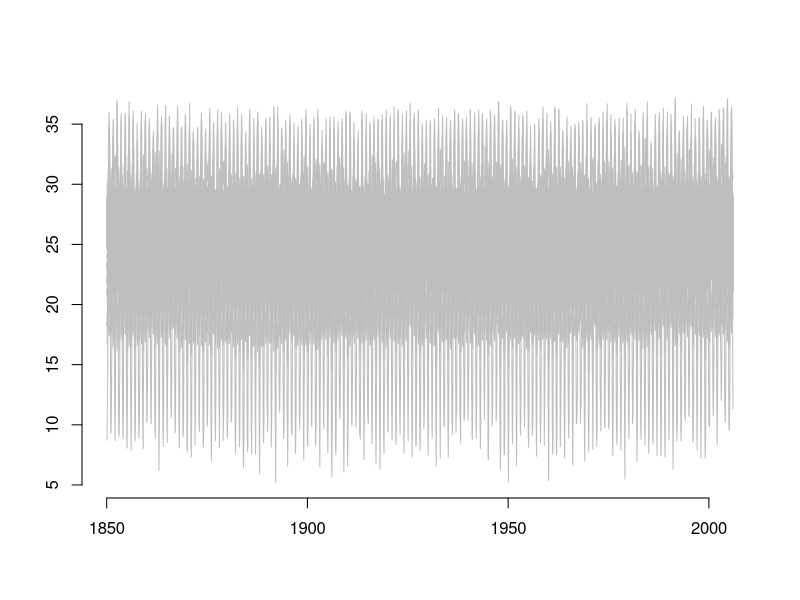
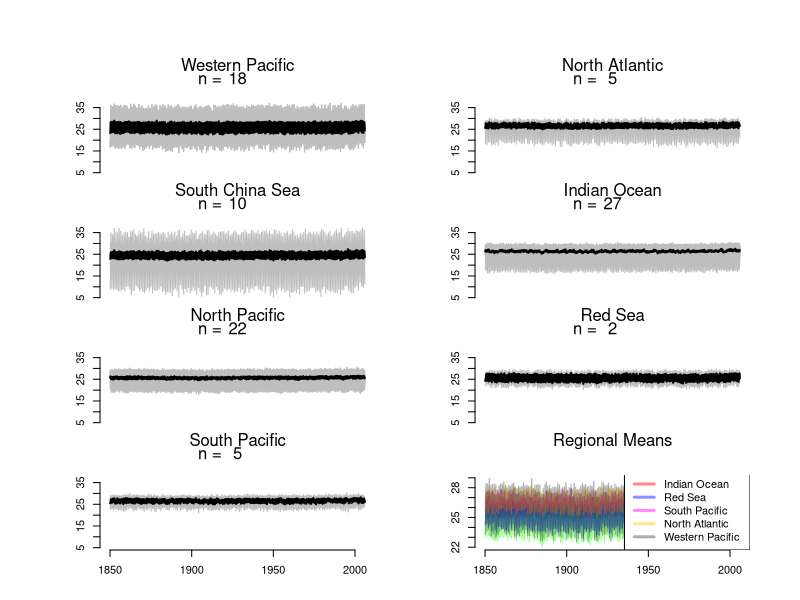

Recreate these plots in R, in order.
setwd("D:/GitHub/iso-project/Iso2k_corals")
coral_temps = read.csv("full_forcing1_coral_TS.csv", head = T)
coral_meta = read.csv("iso2k_corals.csv", head = T)
western = read.csv("iso2k_corals_western_pacific.csv", head = T)
north_atlantic = read.csv("iso2k_corals_north_atlantic.csv", head = T)
south_china = read.csv("iso2k_corals_south_china_sea.csv", head = T)
indian = read.csv("iso2k_corals_indian_ocean.csv", head = T)
north_pacific = read.csv("iso2k_corals_north_pacific.csv", head = T)
red = read.csv("iso2k_corals_red_sea.csv", head = T)
south_pacific = read.csv("iso2k_corals_south_pacfic.csv", head = T)

# Create new time variable and remove the model output time
time = seq(from = 1850+(1/12), to = 2006, by = 1/12)
coral_temps = coral_temps[,-1]
coral_temps = coral_temps-273.15

# Plot all temperature series
for (i in 1:ncol(coral_temps)){
  print(i)
  plot(time, coral_temps[,i], axes = F, xlab = "", ylab = "", frame.plot = F,
       type = "l", col = "grey", ylim = range(coral_temps))
  par(new = T)
}
axis(1)
axis(2)

#### Extract timeseries for each region ####
# Western Pacific
which_west = vector(length = nrow(western))
for (i in 1:nrow(western)){
  which_west[i] = which(coral_meta$record == western$record[i])
}
west_ts = coral_temps[,which_west]

# North Atlantic
which_NAtl = vector(length = nrow(north_atlantic))
for (i in 1:nrow(north_atlantic)){
  which_NAtl[i] = which(coral_meta$record == north_atlantic$record[i])
}
Natl_ts = coral_temps[,which_NAtl]

# South China Sea
which_china = vector(length = nrow(south_china))
for (i in 1:nrow(south_china)){
  which_china[i] = which(coral_meta$record == south_china$record[i])
}
china_ts = coral_temps[,which_china]

# Indian ocean
which_india = vector(length = nrow(indian))
for (i in 1:nrow(indian)){
  which_india[i] = which(coral_meta$record == indian$record[i])
}
india_ts = coral_temps[,which_india]

# North Pacific
which_NPac = vector(length = nrow(north_pacific))
for (i in 1:nrow(north_pacific)){
  which_NPac[i] = which(coral_meta$record == north_pacific$record[i])
}
NPac_ts = coral_temps[,which_NPac]

# Red Sea
which_red = vector(length = nrow(red))
for (i in 1:nrow(red)){
  which_red[i] = which(coral_meta$record == red$record[i])
}
red_ts = coral_temps[,which_red]

# South Pacific
which_SPac = vector(length = nrow(south_pacific))
for (i in 1:nrow(south_pacific)){
  which_SPac[i] = which(coral_meta$record == south_pacific$record[i])
}
SPac_ts = coral_temps[,which_SPac]

#### Plot each region ####
par(mfrow = c(4, 2), mai = c(0, 0.5, 0.5, 0.5), omi = c(0.5, 0.5, 0.5, 0))
# Western Pacific
recs = west_ts
for (i in 1:ncol(recs)){
  print(i)
  plot(time, recs[,i], axes = F, xlab = "", ylab = "", frame.plot = F,
       type = "l", col = "grey", ylim = range(coral_temps))
  par(new = T)
}
plot(time, rowMeans(recs),  axes = F, xlab = "", ylab = "", frame.plot = F,
     type = "l", col = "black", ylim = range(coral_temps), lwd = 2)
axis(2)
mtext(side = 3, line = 2, "Western Pacific")
mtext(side = 3, line = 1, text = c("n =           ", ncol(recs)))

# North Atlantic
recs = Natl_ts
for (i in 1:ncol(recs)){
  print(i)
  plot(time, recs[,i], axes = F, xlab = "", ylab = "", frame.plot = F,
       type = "l", col = "grey", ylim = range(coral_temps))
  par(new = T)
}
plot(time, rowMeans(recs),  axes = F, xlab = "", ylab = "", frame.plot = F,
     type = "l", col = "black", ylim = range(coral_temps), lwd = 2)
axis(2)
mtext(side = 3, line = 2, "North Atlantic")
mtext(side = 3, line = 1, text = c("n =           ", ncol(recs)))

# South China Sea
recs = china_ts
for (i in 1:ncol(recs)){
  print(i)
  plot(time, recs[,i], axes = F, xlab = "", ylab = "", frame.plot = F,
       type = "l", col = "grey", ylim = range(coral_temps))
  par(new = T)
}
plot(time, rowMeans(recs),  axes = F, xlab = "", ylab = "", frame.plot = F,
     type = "l", col = "black", ylim = range(coral_temps), lwd = 2)
axis(2)
mtext(side = 3, line = 2, "South China Sea")
mtext(side = 3, line = 1, text = c("n =           ", ncol(recs)))

# Indian Ocean
recs = india_ts
for (i in 1:ncol(recs)){
  print(i)
  plot(time, recs[,i], axes = F, xlab = "", ylab = "", frame.plot = F,
       type = "l", col = "grey", ylim = range(coral_temps))
  par(new = T)
}
plot(time, rowMeans(recs),  axes = F, xlab = "", ylab = "", frame.plot = F,
     type = "l", col = "black", ylim = range(coral_temps), lwd = 2)
axis(2)
mtext(side = 3, line = 2, "Indian Ocean")
mtext(side = 3, line = 1, text = c("n =           ", ncol(recs)))

# North Pacific
recs = NPac_ts
for (i in 1:ncol(recs)){
  print(i)
  plot(time, recs[,i], axes = F, xlab = "", ylab = "", frame.plot = F,
       type = "l", col = "grey", ylim = range(coral_temps))
  par(new = T)
}
plot(time, rowMeans(recs),  axes = F, xlab = "", ylab = "", frame.plot = F,
     type = "l", col = "black", ylim = range(coral_temps), lwd = 2)
axis(2)
mtext(side = 3, line = 2, "North Pacific")
mtext(side = 3, line = 1, text = c("n =           ", ncol(recs)))

# Red Sea
recs = red_ts
for (i in 1:ncol(recs)){
  print(i)
  plot(time, recs[,i], axes = F, xlab = "", ylab = "", frame.plot = F,
       type = "l", col = "grey", ylim = range(coral_temps))
  par(new = T)
}
plot(time, rowMeans(recs),  axes = F, xlab = "", ylab = "", frame.plot = F,
     type = "l", col = "black", ylim = range(coral_temps), lwd = 2)
axis(2)
mtext(side = 3, line = 2, "Red Sea")
mtext(side = 3, line = 1, text = c("n =           ", ncol(recs)))

# South Pacific
recs = SPac_ts
for (i in 1:ncol(recs)){
  print(i)
  plot(time, recs[,i], axes = F, xlab = "", ylab = "", frame.plot = F,
       type = "l", col = "grey", ylim = range(coral_temps))
  par(new = T)
}
plot(time, rowMeans(recs), axes = F, xlab = "", ylab = "", frame.plot = F,
     type = "l", col = "black", ylim = range(coral_temps), lwd = 2)
axis(1)
axis(2)
mtext(side = 3, line = 2, "South Pacific")
mtext(side = 3, line = 1, text = c("n =           ", ncol(recs)))

# Means
ylims = c(22, 29)
plot(time, rowMeans(NPac_ts), axes = F, xlab = "", ylab = "", frame.plot = F,
     type = "l", col = "#2596be75", ylim = ylims, lwd = 1)
par(new = T)
plot(time, rowMeans(china_ts), axes = F, xlab = "", ylab = "", frame.plot = F,
     type = "l", col = "#1bff0075", ylim = ylims, lwd = 1)
par(new = T)
plot(time, rowMeans(india_ts), axes = F, xlab = "", ylab = "", frame.plot = F,
     type = "l", col = "#ff000075", ylim = ylims, lwd = 1)
par(new = T)
plot(time, rowMeans(red_ts), axes = F, xlab = "", ylab = "", frame.plot = F,
     type = "l", col = "#0012ff75", ylim = ylims, lwd = 1)
par(new = T)
plot(time, rowMeans(SPac_ts), axes = F, xlab = "", ylab = "", frame.plot = F,
     type = "l", col = "#ff00e975", ylim = ylims, lwd = 1)
par(new = T)
plot(time, rowMeans(Natl_ts), axes = F, xlab = "", ylab = "", frame.plot = F,
     type = "l", col = "#ffce0075", ylim = ylims, lwd = 1)
par(new = T)
plot(time, rowMeans(west_ts), axes = F, xlab = "", ylab = "", frame.plot = F,
     type = "l", col = "#00000050", ylim = ylims, lwd = 1)
axis(1)
axis(2)
mtext(side = 3, line = 2, "Regional Means")
legend("bottomright", col = c("#2596be75", 
                              "#1bff0075",
                              "#ff000075",
                              "#0012ff75",
                              "#ff00e975",
                              "#ffce0075",
                              "#00000050"),
       lty = rep(1, 7), lwd = rep(3, 7),
       legend = c("North Pacific", "South China Sea",
                  "Indian Ocean", "Red Sea",
                  "South Pacific", "North Atlantic", "Western Pacific"))
